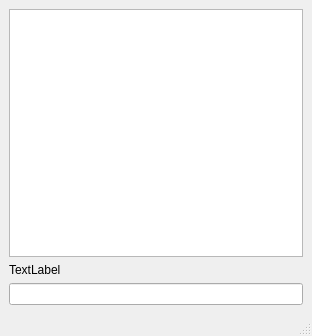
<?xml version="1.0" encoding="UTF-8"?>
<ui version="4.0">
 <class>MainWindow</class>
 <widget class="QMainWindow" name="MainWindow">
  <property name="geometry">
   <rect>
    <x>0</x>
    <y>0</y>
    <width>312</width>
    <height>336</height>
   </rect>
  </property>
  <property name="windowTitle">
   <string>MainWindow</string>
  </property>
  <widget class="QWidget" name="centralwidget">
   <layout class="QVBoxLayout" name="verticalLayout">
    <item>
     <widget class="QTextBrowser" name="textBrowser"/>
    </item>
    <item>
     <widget class="QLabel" name="label">
      <property name="text">
       <string>TextLabel</string>
      </property>
     </widget>
    </item>
    <item>
     <widget class="QLineEdit" name="lineEdit"/>
    </item>
   </layout>
  </widget>
  <widget class="QMenuBar" name="menubar">
   <property name="geometry">
    <rect>
     <x>0</x>
     <y>0</y>
     <width>312</width>
     <height>21</height>
    </rect>
   </property>
  </widget>
  <widget class="QStatusBar" name="statusbar"/>
 </widget>
 <resources/>
 <connections/>
</ui>
